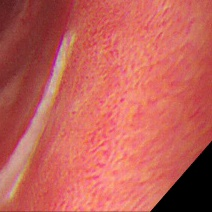
#> input picture balanceoDM/150x150/NO/0000609.-8.jpg, 212 x 212 px; its folder holds only this picture in this run
$ python HFOUR.py   (older library calls are emulated)
#> lines starting #> are read from the running program, lines starting #| are printed output that depends on the picture
# -*- coding: utf-8 -*-
"""
Created on Fri Aug 16 01:18:58 2019

@author: Nataly
"""


import cv2
import numpy as np
import glob
from skimage.feature import greycomatrix, greycoprops
import skimage.feature
from scipy.stats import kurtosis
import statistics as stats
import pywt
import pywt.data
from scipy import ndimage as nd
from skimage import data
from skimage.util import img_as_float
from skimage.filters import gabor_kernel


#tamañoA = []
#tamañoB = []
def Fourier(inA):
    f = np.fft.fft2(inA)
    fshift = np.fft.fftshift(f)
    fourier = 20*np.log(np.abs(fshift))
    fourier=fourier.astype(np.uint8)
    return fourier

def GLCM (imA):
        a=int(np.max(imA))
        g = skimage.feature.greycomatrix(imA, [1], [0], levels=a+1, symmetric=False, normed=True)
        contraste=skimage.feature.greycoprops(g, 'contrast')[0][0]
        energia=skimage.feature.greycoprops(g, 'energy')[0][0]
        homogeneidad=skimage.feature.greycoprops(g, 'homogeneity')[0][0]
        correlacion=skimage.feature.greycoprops(g, 'correlation')[0][0]
        disimi= greycoprops(g, 'dissimilarity')
        ASM= greycoprops(g, 'ASM')
        entropia=skimage.measure.shannon_entropy(g)
        return g,contraste,energia,homogeneidad, correlacion, disimi, ASM,entropia
#                    plt.imshow(cropped)

from scipy.stats import skew
from scipy.stats import kurtosis
from scipy import stats

valorintensidad=[]
valorpico=[]
sumas=[]
media=[]
mediana=[]
destan=[]
var=[]
betadm=[]
asimetria=[]
kurtos=[]
pearson=[]

#from matplotlib import pyplot as plt
from matplotlib import pyplot as plt
for image in glob.glob('*.jpg'):
    # image = '00002.jpg'
    im = cv2.imread(image)
#> im is the input picture: shape (212, 212, 3); mean B, G, R 87.7, 95.7, 195
    im=cv2.normalize(im, None, 0, 255, norm_type=cv2.NORM_MINMAX, dtype=cv2.CV_8UC3)
    aa,bb,c = im.shape
#> aa = 212; bb = 212; c = 3
    croppedrgb=im
    croppedrgb_2=croppedrgb.copy()
    HSV=cv2.cvtColor(im,cv2.COLOR_RGB2HSV)
#> HSV: shape (212, 212, 3); mean H, S, V 114, 142.4, 195
    H,S,cropped=cv2.split(HSV)
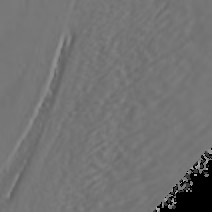
#> H: shape (212, 212); min 0, max 174, mean 114
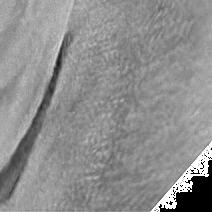
#> S: shape (212, 212); min 0, max 255, mean 142.4
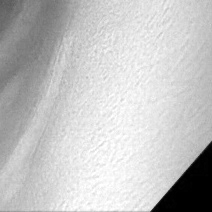
#> cropped: shape (212, 212); min 0, max 255, mean 195

    cropped=Fourier(cropped)
#> in Fourier, `fourier = 20*np.log(np.abs(fshift))`:
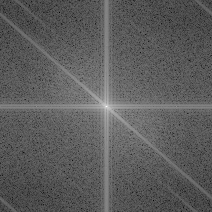
#> fourier: shape (212, 212) float64; min 26.53, max 319.7, mean 133.3; drawn with min black and max white
#> in Fourier, `fourier=fourier.astype(np.uint8)`:
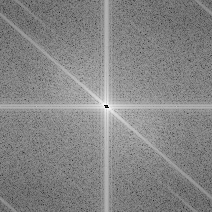
#> fourier: shape (212, 212); min 0, max 255, mean 132.7
    hist = cv2.calcHist([cropped],[0],None,[256],[0,255])
#> hist = 256 values, max 992 at index 132, min 0 at index 2, mean 175.6
#    plt.plot(hist)
#    plt.show()
    hisa=hist.copy()
#> hisa has the same summary as hist
    hist=hist.tolist()
#> hist = 256 items, first 6: [2], [4], [0], [0], [0], [2]
    u=np.max(hist)
#> u = 992
    hi=hist.index(u)
#> hi = 132

    valorintensidad.append(hi)
    valorpico.append(hisa[hi])


    if hi==0:
       betadm.append(hisa[hi]/sum(hisa))
    else:
        betadm.append(sum(hisa[0:hi])/sum(hisa))
    asimetria.append(skew(hisa))
    kurtos.append(kurtosis(hisa))
    sumas.append(sum(hisa))
    media.append(np.mean(hisa))
    mediana.append(np.median(hisa))
    destan.append(np.std(hisa))
    var.append(np.var(hisa))


import pandas as pd
datos = {'Valor pico intensidad':valorintensidad,
         'Posición pico intensidad':valorpico,
         'beta':betadm,
         'Asimetria':asimetria,
         'Curtosis':kurtos,
         'sumas':sumas,
         'media':media,
         'mediana':mediana,
         'desviacion E':destan,
         'Varianza':var}
datos = pd.DataFrame(datos)
#> datos = table of 1 rows and 10 columns
datos.to_excel('HFOURNO.xlsx')

$ run again, on balanceoDM/150x150/NO/00014.-4.jpg
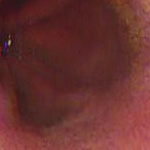
#> input picture balanceoDM/150x150/NO/00014.-4.jpg, 150 x 150 px
#> im is the input picture: shape (150, 150, 3); mean B, G, R 47.2, 49.5, 103.9
#> HSV: shape (150, 150, 3); mean H, S, V 118.9, 143.4, 138.7
#> `H,S,cropped=cv2.split(HSV)`:
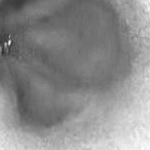
#> cropped: shape (150, 150); min 49, max 255, mean 138.7
#> in Fourier, `fourier=fourier.astype(np.uint8)`:
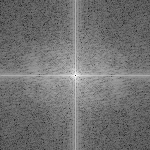
#> fourier: shape (150, 150); min 24, max 254, mean 113.8
#> `hist = cv2.calcHist([cropped],[0],None,[256],[0,255])`: hist = 256 values, max 480 at index 102, min 0 at index 0, mean 87.89
#> hisa has the same summary as hist
#> `hist=hist.tolist()`: hist = 256 items, first 6: [0], [0], [0], [0], [0], [0]
#> u = 480
#> hi = 102
#> datos = table of 1 rows and 10 columns

$ run again, on balanceoDM/150x150/NO/00161.-4.jpg
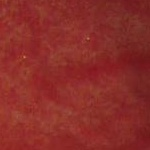
#> input picture balanceoDM/150x150/NO/00161.-4.jpg, 150 x 150 px
#> im is the input picture: shape (150, 150, 3); mean B, G, R 41.1, 45.5, 137.2
#> HSV: shape (150, 150, 3); mean H, S, V 118.6, 212.5, 156.8
#> `H,S,cropped=cv2.split(HSV)`:
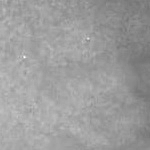
#> cropped: shape (150, 150); min 112, max 255, mean 156.8
#> in Fourier, `fourier=fourier.astype(np.uint8)`:
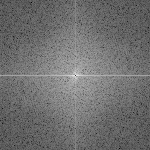
#> fourier: shape (150, 150); min 0, max 237, mean 111.2
#> `hist = cv2.calcHist([cropped],[0],None,[256],[0,255])`: hist = 256 values, max 488 at index 101, min 0 at index 1, mean 87.89
#> hisa has the same summary as hist
#> `hist=hist.tolist()`: hist = 256 items, first 6: [2], [0], [0], [0], [0], [0]
#> u = 488
#> hi = 101
#> datos = table of 1 rows and 10 columns
